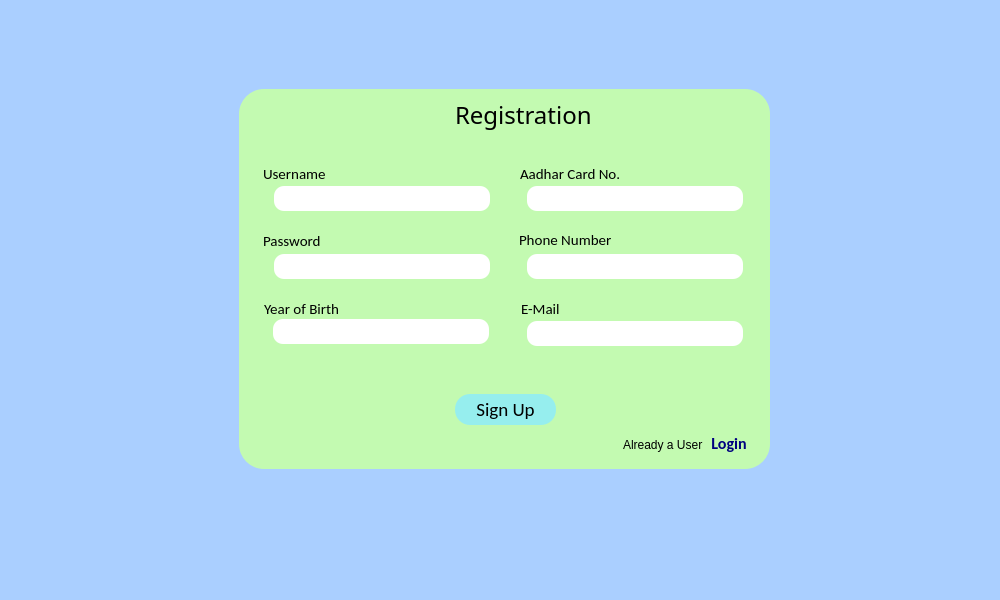
<?xml version="1.0" encoding="UTF-8"?>
<ui version="4.0">
 <class>Dialog</class>
 <widget class="QDialog" name="Dialog">
  <property name="geometry">
   <rect>
    <x>0</x>
    <y>0</y>
    <width>1000</width>
    <height>600</height>
   </rect>
  </property>
  <property name="minimumSize">
   <size>
    <width>1000</width>
    <height>600</height>
   </size>
  </property>
  <property name="windowTitle">
   <string>TrustedTest</string>
  </property>
  <property name="windowIcon">
   <iconset>
    <normaloff>App.png</normaloff>App.png</iconset>
  </property>
  <property name="sizeGripEnabled">
   <bool>false</bool>
  </property>
  <property name="modal">
   <bool>false</bool>
  </property>
  <widget class="QWidget" name="widget" native="true">
   <property name="geometry">
    <rect>
     <x>-1</x>
     <y>-1</y>
     <width>1001</width>
     <height>601</height>
    </rect>
   </property>
   <property name="styleSheet">
    <string notr="true">QWidget#widget{
	background-color: rgb(170, 207, 255);
}</string>
   </property>
   <widget class="QLabel" name="label_9">
    <property name="geometry">
     <rect>
      <x>0</x>
      <y>0</y>
      <width>1001</width>
      <height>601</height>
     </rect>
    </property>
    <property name="sizePolicy">
     <sizepolicy hsizetype="Preferred" vsizetype="Preferred">
      <horstretch>0</horstretch>
      <verstretch>0</verstretch>
     </sizepolicy>
    </property>
    <property name="text">
     <string/>
    </property>
    <property name="textFormat">
     <enum>Qt::AutoText</enum>
    </property>
    <property name="pixmap">
     <pixmap>Back_2.jpg</pixmap>
    </property>
    <property name="scaledContents">
     <bool>true</bool>
    </property>
   </widget>
   <widget class="QWidget" name="widget_2" native="true">
    <property name="geometry">
     <rect>
      <x>240</x>
      <y>90</y>
      <width>531</width>
      <height>380</height>
     </rect>
    </property>
    <property name="styleSheet">
     <string notr="true">QWidget#widget_2{
	background-color: rgb(195, 250, 177);
	border-radius:25px;
}</string>
    </property>
    <widget class="QLineEdit" name="le_number">
     <property name="geometry">
      <rect>
       <x>288</x>
       <y>165</y>
       <width>216</width>
       <height>25</height>
      </rect>
     </property>
     <property name="font">
      <font>
       <family>Calibri</family>
       <pointsize>12</pointsize>
      </font>
     </property>
     <property name="toolTip">
      <string>Enter your Phone Number</string>
     </property>
     <property name="autoFillBackground">
      <bool>false</bool>
     </property>
     <property name="styleSheet">
      <string notr="true">QLineEdit{
	border-radius:10px;
    background-color: rgb(255, 255, 255);
}
QLineEdit:focus{
	border-radius:10px;
	background-color: rgb(210, 237, 238);
}</string>
     </property>
     <property name="inputMask">
      <string/>
     </property>
     <property name="text">
      <string/>
     </property>
     <property name="maxLength">
      <number>10</number>
     </property>
     <property name="frame">
      <bool>true</bool>
     </property>
     <property name="placeholderText">
      <string/>
     </property>
     <property name="clearButtonEnabled">
      <bool>false</bool>
     </property>
    </widget>
    <widget class="QLineEdit" name="le_aadhar">
     <property name="geometry">
      <rect>
       <x>288</x>
       <y>97</y>
       <width>216</width>
       <height>25</height>
      </rect>
     </property>
     <property name="font">
      <font>
       <family>Calibri</family>
       <pointsize>12</pointsize>
      </font>
     </property>
     <property name="toolTip">
      <string>Enter your Aadhar Card Number</string>
     </property>
     <property name="autoFillBackground">
      <bool>false</bool>
     </property>
     <property name="styleSheet">
      <string notr="true">QLineEdit{
	border-radius:10px;
    background-color: rgb(255, 255, 255);
}
QLineEdit:focus{
	border-radius:10px;
	background-color: rgb(210, 237, 238);
}</string>
     </property>
     <property name="inputMask">
      <string/>
     </property>
     <property name="text">
      <string/>
     </property>
     <property name="maxLength">
      <number>12</number>
     </property>
     <property name="frame">
      <bool>true</bool>
     </property>
     <property name="placeholderText">
      <string/>
     </property>
    </widget>
    <widget class="QLineEdit" name="le_pass">
     <property name="geometry">
      <rect>
       <x>35</x>
       <y>165</y>
       <width>216</width>
       <height>25</height>
      </rect>
     </property>
     <property name="font">
      <font>
       <family>Calibri</family>
       <pointsize>12</pointsize>
      </font>
     </property>
     <property name="toolTip">
      <string>Should contain atleast 1 Upppercase, 1 number and 1 special character, maxlength is 20</string>
     </property>
     <property name="autoFillBackground">
      <bool>false</bool>
     </property>
     <property name="styleSheet">
      <string notr="true">QLineEdit{
	border-radius:10px;
    background-color: rgb(255, 255, 255);
}
QLineEdit:focus{
	border-radius:10px;
	background-color: rgb(210, 237, 238);
}</string>
     </property>
     <property name="inputMask">
      <string/>
     </property>
     <property name="text">
      <string/>
     </property>
     <property name="maxLength">
      <number>20</number>
     </property>
     <property name="frame">
      <bool>true</bool>
     </property>
     <property name="echoMode">
      <enum>QLineEdit::Password</enum>
     </property>
     <property name="placeholderText">
      <string/>
     </property>
    </widget>
    <widget class="QLabel" name="label_3">
     <property name="geometry">
      <rect>
       <x>24</x>
       <y>73</y>
       <width>68</width>
       <height>23</height>
      </rect>
     </property>
     <property name="font">
      <font>
       <family>Calibri</family>
       <pointsize>11</pointsize>
      </font>
     </property>
     <property name="text">
      <string>Username</string>
     </property>
    </widget>
    <widget class="QLabel" name="label_10">
     <property name="geometry">
      <rect>
       <x>216</x>
       <y>5</y>
       <width>136</width>
       <height>41</height>
      </rect>
     </property>
     <property name="font">
      <font>
       <family>Trebuchet MS</family>
       <pointsize>18</pointsize>
       <weight>50</weight>
       <bold>false</bold>
      </font>
     </property>
     <property name="text">
      <string>Registration</string>
     </property>
    </widget>
    <widget class="QLabel" name="label_4">
     <property name="geometry">
      <rect>
       <x>24</x>
       <y>140</y>
       <width>60</width>
       <height>24</height>
      </rect>
     </property>
     <property name="font">
      <font>
       <family>Calibri</family>
       <pointsize>11</pointsize>
      </font>
     </property>
     <property name="text">
      <string>Password</string>
     </property>
    </widget>
    <widget class="QLabel" name="label_24">
     <property name="geometry">
      <rect>
       <x>282</x>
       <y>209</y>
       <width>44</width>
       <height>22</height>
      </rect>
     </property>
     <property name="font">
      <font>
       <family>Calibri</family>
       <pointsize>11</pointsize>
      </font>
     </property>
     <property name="autoFillBackground">
      <bool>false</bool>
     </property>
     <property name="text">
      <string>E-Mail</string>
     </property>
    </widget>
    <widget class="QPushButton" name="but_signup">
     <property name="geometry">
      <rect>
       <x>216</x>
       <y>305</y>
       <width>101</width>
       <height>31</height>
      </rect>
     </property>
     <property name="font">
      <font>
       <family>Calibri</family>
       <pointsize>14</pointsize>
       <weight>50</weight>
       <italic>false</italic>
       <bold>false</bold>
      </font>
     </property>
     <property name="cursor">
      <cursorShape>PointingHandCursor</cursorShape>
     </property>
     <property name="styleSheet">
      <string notr="true">QPushButton{
	font: 14pt &quot;Calibri&quot;;
	border-radius:15px;
	color: rgb(0, 0, 0);
	background-color: rgb(150, 238, 238);
}
QPushButton:hover{
	font: 14pt &quot;Calibri&quot;;
	border-radius:15px;
	color: rgb(0, 0, 127);
	background-color: rgb(189, 238, 238);
}
</string>
     </property>
     <property name="text">
      <string>Sign Up</string>
     </property>
     <property name="autoDefault">
      <bool>false</bool>
     </property>
    </widget>
    <widget class="QLineEdit" name="le_mail">
     <property name="geometry">
      <rect>
       <x>288</x>
       <y>232</y>
       <width>216</width>
       <height>25</height>
      </rect>
     </property>
     <property name="font">
      <font>
       <family>Calibri</family>
       <pointsize>12</pointsize>
      </font>
     </property>
     <property name="toolTip">
      <string>Enter your Email-Id</string>
     </property>
     <property name="autoFillBackground">
      <bool>false</bool>
     </property>
     <property name="styleSheet">
      <string notr="true">QLineEdit{
	border-radius:10px;
    background-color: rgb(255, 255, 255);
}
QLineEdit:focus{
	border-radius:10px;
	background-color: rgb(210, 237, 238);
}</string>
     </property>
     <property name="inputMask">
      <string/>
     </property>
     <property name="text">
      <string/>
     </property>
     <property name="maxLength">
      <number>50</number>
     </property>
     <property name="frame">
      <bool>true</bool>
     </property>
    </widget>
    <widget class="QLineEdit" name="le_name">
     <property name="geometry">
      <rect>
       <x>35</x>
       <y>97</y>
       <width>216</width>
       <height>25</height>
      </rect>
     </property>
     <property name="font">
      <font>
       <family>Calibri</family>
       <pointsize>12</pointsize>
      </font>
     </property>
     <property name="toolTip">
      <string>Enter a Username</string>
     </property>
     <property name="styleSheet">
      <string notr="true">QLineEdit{
	border-radius:10px;
    background-color: rgb(255, 255, 255);
}
QLineEdit:focus{
	border-radius:10px;
	background-color: rgb(210, 237, 238);
}</string>
     </property>
     <property name="maxLength">
      <number>20</number>
     </property>
    </widget>
    <widget class="QPushButton" name="but_login">
     <property name="geometry">
      <rect>
       <x>471</x>
       <y>344</y>
       <width>38</width>
       <height>20</height>
      </rect>
     </property>
     <property name="font">
      <font>
       <family>Calibri</family>
       <pointsize>12</pointsize>
       <weight>75</weight>
       <italic>false</italic>
       <bold>true</bold>
      </font>
     </property>
     <property name="cursor">
      <cursorShape>PointingHandCursor</cursorShape>
     </property>
     <property name="styleSheet">
      <string notr="true">QPushButton{
font: bold 12pt &quot;Calibri&quot;;
border-radius:10px;
color:rgb(0, 0, 127)
}
QPushButton:hover{
font: bold 12pt &quot;Calibri&quot;;
border-radius:10px;
color:rgb(0, 0, 255)
}</string>
     </property>
     <property name="text">
      <string>Login</string>
     </property>
     <property name="autoDefault">
      <bool>false</bool>
     </property>
     <property name="flat">
      <bool>true</bool>
     </property>
    </widget>
    <widget class="QLabel" name="label_25">
     <property name="geometry">
      <rect>
       <x>280</x>
       <y>139</y>
       <width>119</width>
       <height>24</height>
      </rect>
     </property>
     <property name="font">
      <font>
       <family>Calibri</family>
       <pointsize>11</pointsize>
      </font>
     </property>
     <property name="autoFillBackground">
      <bool>false</bool>
     </property>
     <property name="text">
      <string>Phone Number</string>
     </property>
    </widget>
    <widget class="QLabel" name="label_26">
     <property name="geometry">
      <rect>
       <x>281</x>
       <y>73</y>
       <width>101</width>
       <height>24</height>
      </rect>
     </property>
     <property name="font">
      <font>
       <family>Calibri</family>
       <pointsize>11</pointsize>
      </font>
     </property>
     <property name="autoFillBackground">
      <bool>false</bool>
     </property>
     <property name="text">
      <string>Aadhar Card No.</string>
     </property>
    </widget>
    <widget class="QLabel" name="label_27">
     <property name="geometry">
      <rect>
       <x>384</x>
       <y>345</y>
       <width>80</width>
       <height>21</height>
      </rect>
     </property>
     <property name="text">
      <string>Already a User?</string>
     </property>
    </widget>
    <widget class="QLabel" name="label">
     <property name="geometry">
      <rect>
       <x>25</x>
       <y>210</y>
       <width>81</width>
       <height>20</height>
      </rect>
     </property>
     <property name="font">
      <font>
       <family>Calibri</family>
       <pointsize>11</pointsize>
      </font>
     </property>
     <property name="text">
      <string>Year of Birth</string>
     </property>
    </widget>
    <widget class="QLineEdit" name="le_dob">
     <property name="geometry">
      <rect>
       <x>34</x>
       <y>230</y>
       <width>216</width>
       <height>25</height>
      </rect>
     </property>
     <property name="font">
      <font>
       <family>Calibri</family>
       <pointsize>12</pointsize>
      </font>
     </property>
     <property name="toolTip">
      <string>ENter your Year of BIrth</string>
     </property>
     <property name="styleSheet">
      <string notr="true">QLineEdit{
	border-radius:10px;
    background-color: rgb(255, 255, 255);
}
QLineEdit:focus{
	border-radius:10px;
	background-color: rgb(210, 237, 238);
}</string>
     </property>
     <property name="maxLength">
      <number>4</number>
     </property>
    </widget>
    <widget class="QLabel" name="lab_error1">
     <property name="geometry">
      <rect>
       <x>100</x>
       <y>272</y>
       <width>340</width>
       <height>21</height>
      </rect>
     </property>
     <property name="styleSheet">
      <string notr="true">font: 10pt &quot;Calibri&quot;;
text-decoration: underline;
color: rgb(255, 0, 0);</string>
     </property>
     <property name="text">
      <string/>
     </property>
     <property name="alignment">
      <set>Qt::AlignCenter</set>
     </property>
    </widget>
   </widget>
  </widget>
 </widget>
 <resources/>
 <connections/>
</ui>
